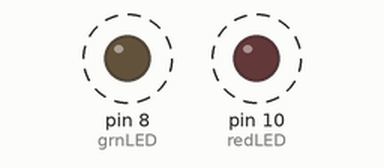
Simulated run of this sketch. Board: Arduino Uno, built with avr-gcc and run on an emulated ATmega328P. Parts: output pins drawn as LEDs (lit = HIGH). Dashed ring = blinking. What the sketch prints to the serial monitor is not drawn.

Above: at 0.05 s.
Timing chart, 0 to 3.0 s (numbered marks = the images above):
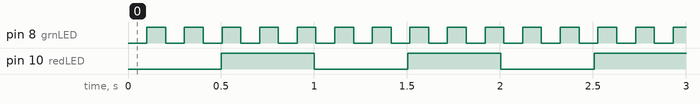

Measured:
- by itself, pin 8 (grnLED): alternates HIGH for 0.10 s and LOW for 0.10 s
- by itself, pin 10 (redLED): alternates HIGH for 0.50 s and LOW for 0.50 s

The sketch:

3-NonBlocking.ino
```cpp
/*
	A first step towards a State Machine with this
	multi-tasking, 2-LED blink program that allows
	two functions to run without interfering with
	each other.
*/

#include <Arduino.h>

// Two LEDs on GPIO pins
#define redLED 10
#define grnLED 8

// Arduino IDE does not require the next two lines
// that "forward declares" all functions we use in
// the sketch. But good practice, nonetheless.
void blinkRedLed();
void blinkGrnLed();

// Simple setup function
void setup() {
    Serial.begin(115200);

    pinMode(redLED, OUTPUT);
    pinMode(grnLED, OUTPUT);

	digitalWrite(grnLED, LOW);
    digitalWrite(redLED, LOW);

	Serial.println("Setup completed");
}

// Very simple and tidy loop that calls two functions
void loop() {
	// See if the RED led needs toggling
    blinkRedLed();

	// See if the GREEN led needs toggling
    blinkGrnLed();
}

// RED led blink
void blinkRedLed() {
	// This unsigned long integer declaration is only
	// actioned ONCE by the compiler before moving the
	// variable outside of the loop
    static unsigned long redMillis = millis();

	// If enough time has passed (500mS) we toggle the flash
    if (millis() - redMillis > 500) {
		// Set the red LED to whatever it is NOT now
        digitalWrite(redLED, !digitalRead(redLED));

		// We must reset the local millis variable
        redMillis = millis();
    }
}

// GREEN led blink - same as above, just runs faster
void blinkGrnLed() {
    static unsigned long grnMillis = millis();

    if (millis() - grnMillis > 100) {
        digitalWrite(grnLED, !digitalRead(grnLED));
        grnMillis = millis();
    }
}
```
